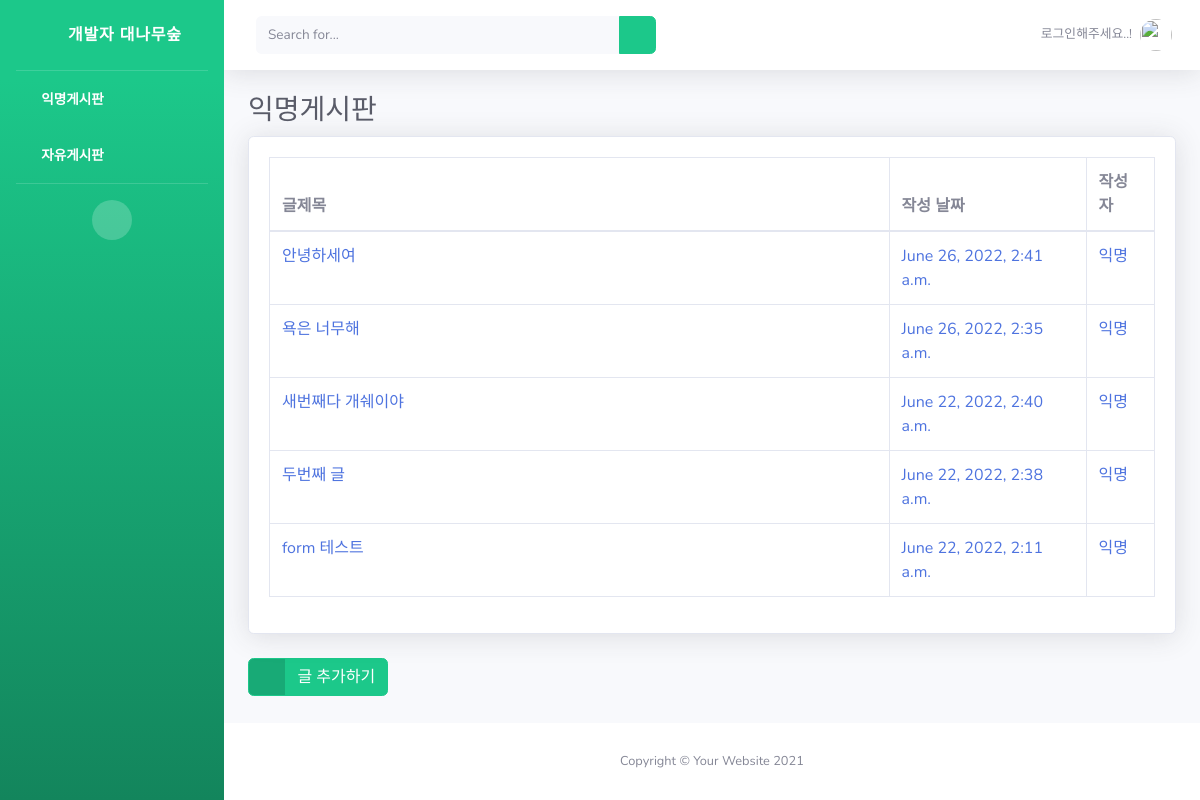
The app's page /, older data.
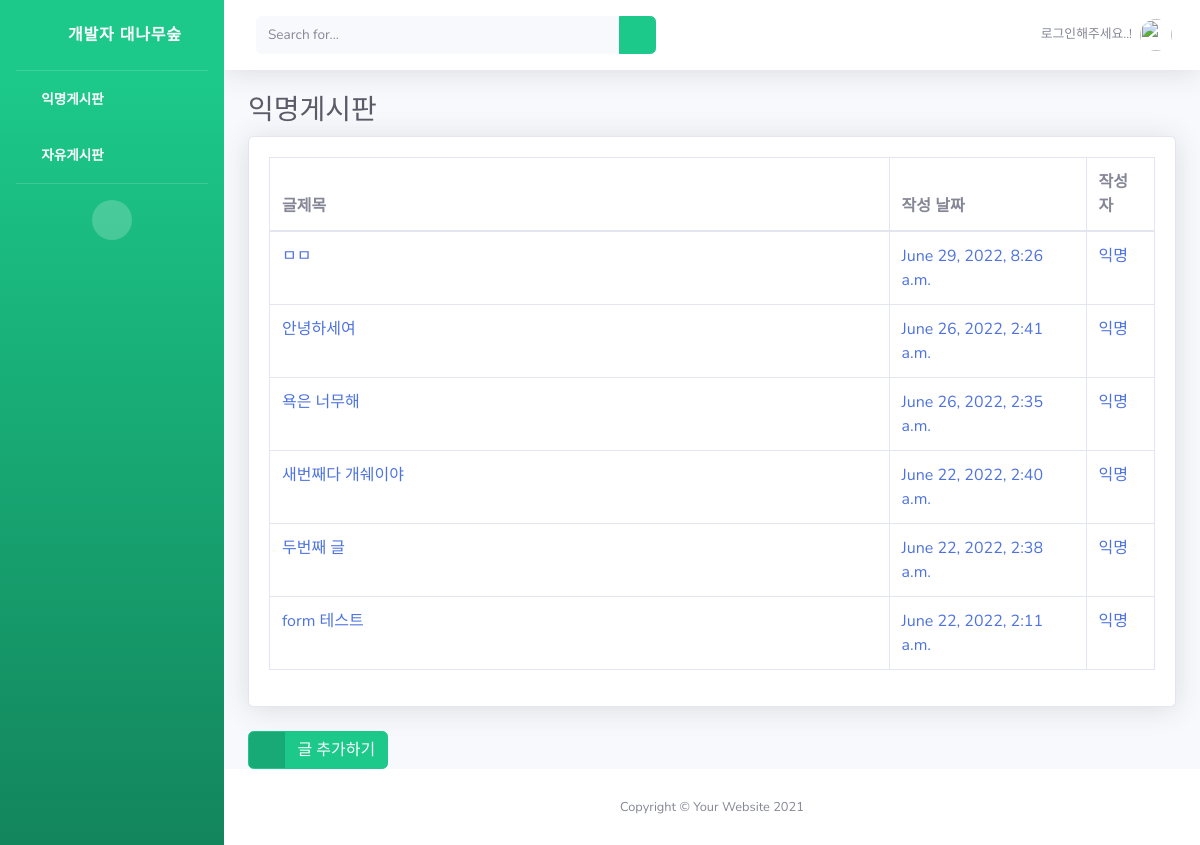
The same page, newer data.
### snsapp/models.py (models this page shows, shortened)
class Post(models.Model):
    title = models.CharField(max_length=200)
    body = models.TextField()
    date = models.DateTimeField(auto_now_add=True)

### snsapp/views.py (the view)
# urls.py: path('', views.home, name='home'),
def home(request):
    posts = Post.objects.filter().order_by('-date')
    return render(request, 'index.html', {'posts':posts})

### snsapp/templates/index.html
{% extends 'base.html' %}
{% load static %}
{% block content %}
<h1 class="h3 mb-2 text-gray-800">익명게시판</h1>
<div class="card shadow mb-4">
    <div class="card-body">
        <div class="table-responsive">
            <table class="table table-bordered" id="dataTable" width="100%" cellspacing="0">
                <thead>
                    <tr>
                        <th width="70%">글제목</th>
                        <th>작성 날짜</th>
                        <th>작성자</th>
                    </tr>
                </thead>
                <tbody>
                    {% for post in posts %}
                    <tr>
                        <td><a href="{% url 'detail' post.id %}">{{ post.title }}</a></td>
                        <td><a href="">{{ post.date }}</a></td>
                        <td><a href="">익명</a></td>
                    </tr>
                    {% endfor %}
                </tbody>
            </table>
        </div>
    </div>
</div>
<a href="{% url 'postcreate' %}" class="btn btn-success btn-icon-split">
    <span class="icon text-white-50">
        <i class="fas fa-flag"></i>
    </span>
    <span class="text">글 추가하기</span>
</a>
</div>
{% endblock %}

Row changes from the older to the newer data that the page shows:
added Post: title "ㅁㅁ", date "June 29, 2022, 8:26 a.m."
